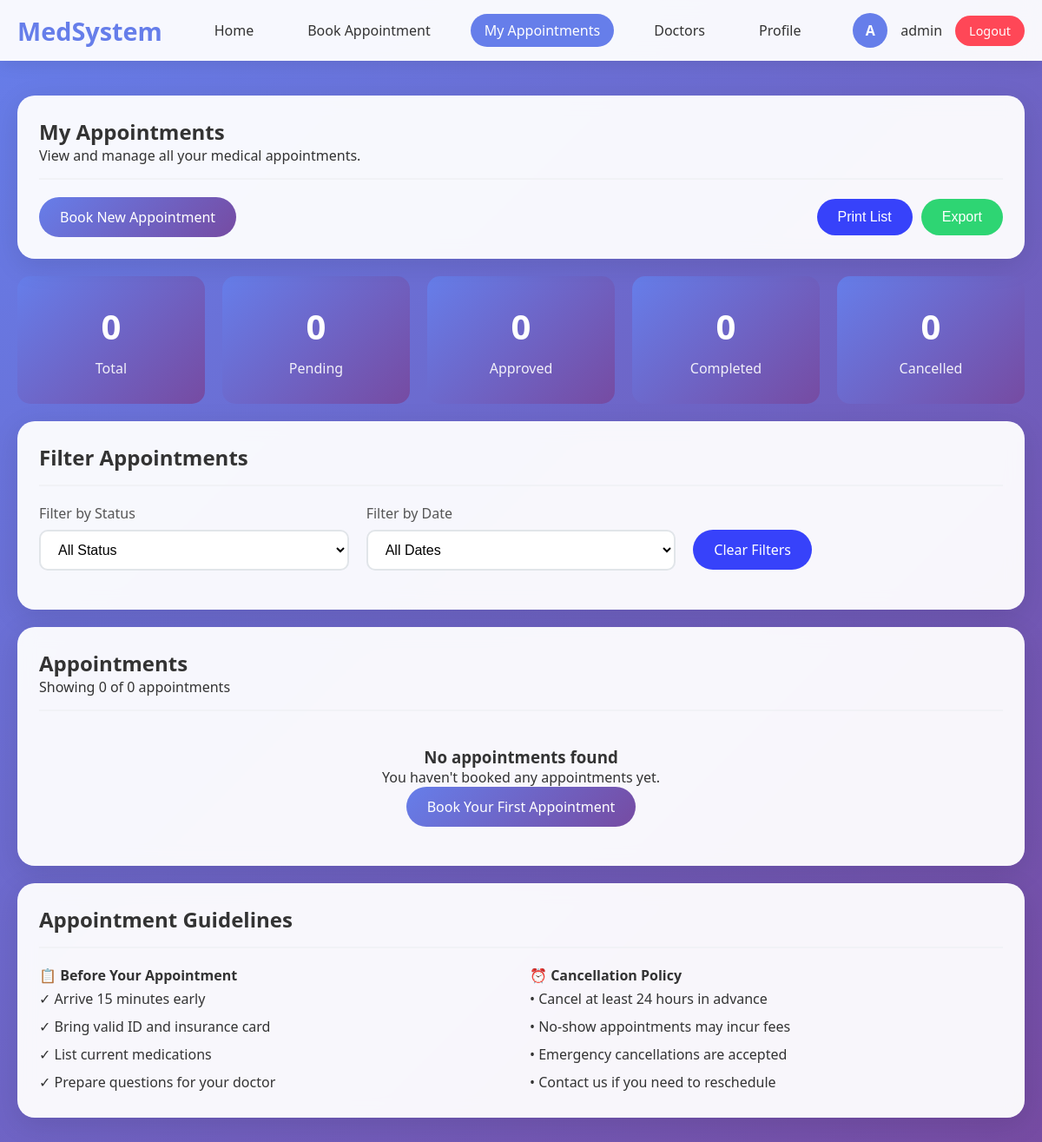
The app's page /patient/appointments.php (signed in), older data.
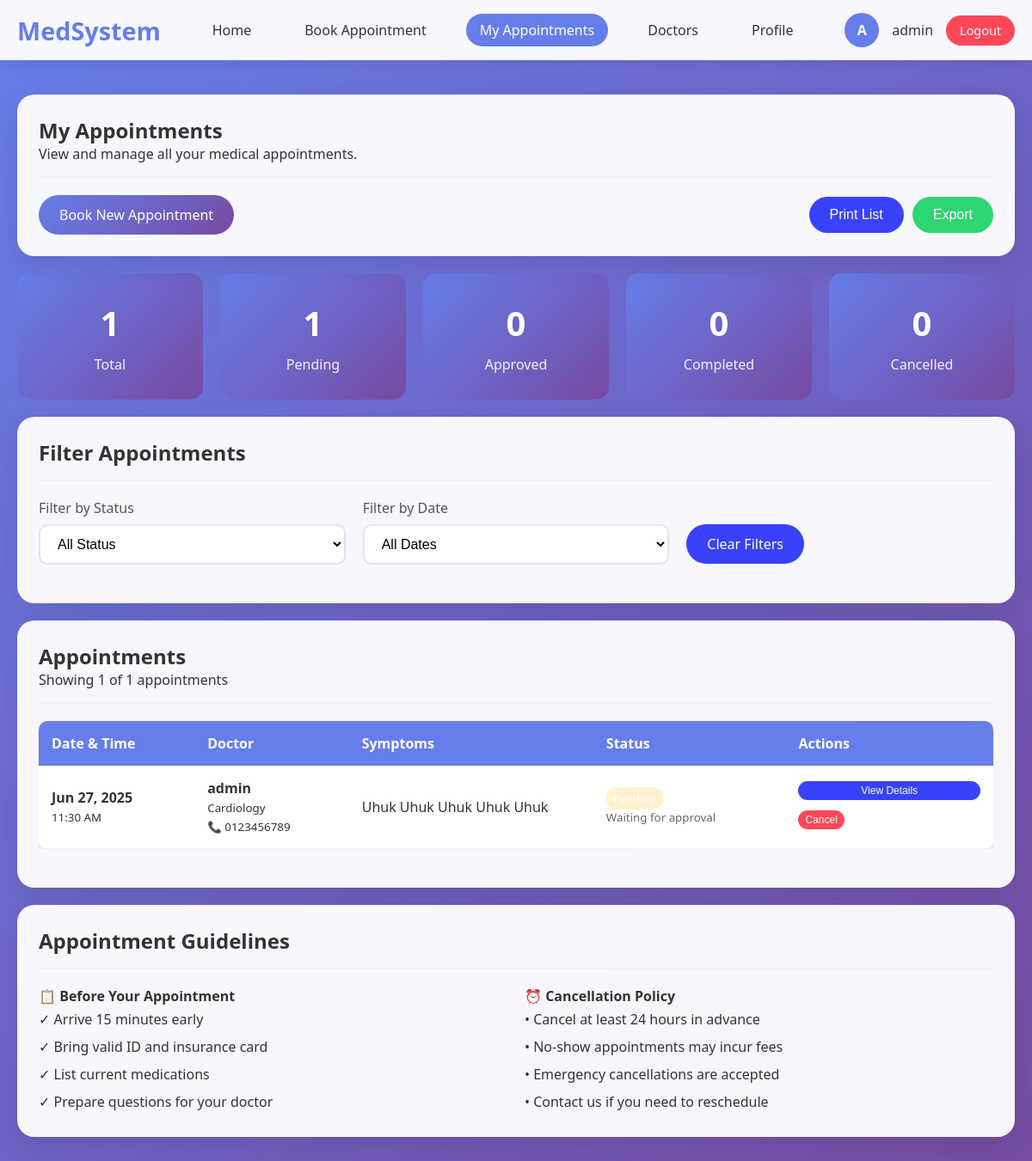
The same page, newer data.
### tables this page shows
CREATE TABLE `appointments` (
  `id` int(11) NOT NULL,
  `patient_id` int(11) DEFAULT NULL,
  `doctor_id` int(11) DEFAULT NULL,
  `appointment_date` date NOT NULL,
  `appointment_time` time NOT NULL,
  `symptoms` text DEFAULT NULL,
  `reason` text DEFAULT NULL,
  `status` enum('pending','approved','completed','cancelled') DEFAULT 'pending',
  `medical_notes` text DEFAULT NULL,
  `notes` text DEFAULT NULL,
  `created_at` timestamp NOT NULL DEFAULT current_timestamp()
);

CREATE TABLE `doctors` (
  `id` int(11) NOT NULL,
  `name` varchar(100) NOT NULL,
  `email` varchar(100) NOT NULL,
  `password` varchar(255) NOT NULL,
  `phone` varchar(20) DEFAULT NULL,
  `specialization` varchar(100) DEFAULT NULL,
  `license_number` varchar(50) DEFAULT NULL,
  `created_at` timestamp NOT NULL DEFAULT current_timestamp()
);

### patient/appointments.php (the view, shortened to what the rows shown need)
<?php
$database = new Database();
$db = $database->getConnection();
$status_filter = isset($_GET['status']) ? $_GET['status'] : 'all';
$date_filter = isset($_GET['date']) ? $_GET['date'] : 'all';
$where_conditions = ["a.patient_id = ?"];
$params = [$_SESSION['user_id']];
$where_clause = implode(' AND ', $where_conditions);
$page = isset($_GET['page']) ? (int)$_GET['page'] : 1;
$per_page = 10;
$offset = ($page - 1) * $per_page;
$per_page = (int)$per_page;
$offset = (int)$offset;
$query = "SELECT a.*, d.name as doctor_name, d.specialization, d.phone as doctor_phone
          FROM appointments a
          JOIN doctors d ON a.doctor_id = d.id
          WHERE " . $where_clause . "
          ORDER BY a.appointment_date DESC, a.appointment_time DESC
          LIMIT $per_page OFFSET $offset";
$stmt = $db->prepare($query);
$stmt->execute($params);
$appointments = $stmt->fetchAll(PDO::FETCH_ASSOC);
?>
<!DOCTYPE html>
<html lang="en">
<head>
    <link rel="stylesheet" href="../css/style.css">
</head>
<body>
    <div class="container">
        <div class="card">
            <div class="card-header">
                <h1 class="card-title">My Appointments</h1>
            </div>
        </div>
        <div class="card">
            <div class="card-header">
                <h2 class="card-title">Filter Appointments</h2>
            </div>
        </div>
        <div class="card">
            <div class="card-header">
                <h2 class="card-title">
                    Appointments
                </h2>
            </div>
            <?php if (empty($appointments)): ?>
                <div class="text-center p-20">
                    <h3>No appointments found</h3>
                    <p>
                        <?php if ($status_filter !== 'all' || $date_filter !== 'all'): ?>
                            No appointments match your current filters.
                        <?php else: ?>
                            You haven't booked any appointments yet.
                        <?php endif; ?>
                    </p>
                    <a href="appointment-form.php" class="btn btn-primary">Book Your First Appointment</a>
                </div>
            <?php else: ?>
                <div class="table-container">
                    <table class="table">
                        <thead>
                            <tr>
                                <th>Date & Time</th>
                                <th>Doctor</th>
                                <th>Symptoms</th>
                                <th>Status</th>
                                <th>Actions</th>
                            </tr>
                        </thead>
                        <tbody>
                            <?php foreach ($appointments as $apt): ?>
                            <tr>
                                <td>
                                    <strong><?php echo date('M d, Y', strtotime($apt['appointment_date'])); ?></strong><br>
                                    <small><?php echo date('h:i A', strtotime($apt['appointment_time'])); ?></small>
                                </td>
                                <td>
                                    <strong><?php echo htmlspecialchars($apt['doctor_name']); ?></strong><br>
                                    <small><?php echo htmlspecialchars($apt['specialization']); ?></small><br>
                                    <small>📞 <?php echo htmlspecialchars($apt['doctor_phone'] ?? 'N/A'); ?></small>
                                </td>
                                <td class="symptoms-cell">
                                    <?php
                                    $symptoms = htmlspecialchars($apt['symptoms'] ?? 'No symptoms provided');
                                    echo strlen($symptoms) > 100 ? substr($symptoms, 0, 100) . '...' : $symptoms;
                                    ?>
                                </td>
                                <td>
                                    <span class="status-badge status-<?php echo $apt['status']; ?>">
                                    </span>
                                    <?php if ($apt['status'] === 'pending'): ?>
                                        <br><small style="color: #666; margin-top: 5px;">Waiting for approval</small>
                                    <?php elseif ($apt['status'] === 'approved'): ?>
                                        <br><small style="color: #2ed573; margin-top: 5px;">Confirmed</small>
                                    <?php endif; ?>
                                </td>
                                <td>
                                    <div class="action-buttons">
                                        <?php
                                        $appointment_datetime = strtotime($apt['appointment_date'] . ' ' . $apt['appointment_time']);
                                        $can_cancel = ($apt['status'] == 'pending' || $apt['status'] == 'approved') &&
                                                     $appointment_datetime > time();
                                        ?>
                                        <button onclick="viewAppointment(<?php echo $apt['id']; ?>)"
                                                class="btn btn-info">
                                            View Details
                                        </button>
                                        <?php if ($can_cancel): ?>
                                            <form method="POST" action="" style="margin: 0;"
                                                  onsubmit="return confirm('Are you sure you want to cancel this appointment?')">
                                                <button type="submit" name="cancel_appointment"
                                                        class="btn btn-danger">
                                                    Cancel
                                                </button>
                                            </form>
                                        <?php endif; ?>
                                    </div>
                                </td>
                            </tr>
                            <?php endforeach; ?>
                        </tbody>
                    </table>
                </div>
            <?php endif; ?>
        </div>
        <div class="card">
            <div class="card-header">
                <h2 class="card-title">Appointment Guidelines</h2>
            </div>
        </div>
    </div>
</body>
</html>

Row changes from the older to the newer data that the page shows:
added appointments: appointment_date "Jun 27, 2025", appointment_time "11:30 AM", doctor.name "admin", doctor.specialization "Cardiology", doctor.phone "0123456789", symptoms "Uhuk Uhuk Uhuk Uhuk Uhuk", status "Waiting for approval"
Text that changed along with them:
$stats['total']: "0" → "1"
$stats['pending']: "0" → "1"
count($appointments): "0" → "1"
$total_appointments: "0" → "1"
text no longer shown: "No appointments found You haven't booked any appointments yet. Book Your First Appointment"
text now shown: "Date & Time Doctor Symptoms Status Actions"
